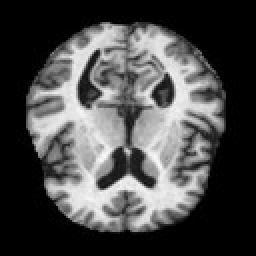
#> input picture alzheimerdataset/Very_Mild_Demented/verymild_1006.jpg, 128 x 128 px (shown 2 times larger); its folder holds 4 pictures in this run
$ python mainTrainAD.PY
#> lines starting #> are read from the running program, lines starting #| are printed output that depends on the picture
import os
from glob import glob
import numpy as np
from PIL import Image
from sklearn.metrics import accuracy_score
from sklearn.model_selection import train_test_split
from sklearn.svm import SVC
from skimage.io import imread
from skimage.transform import resize
import joblib

# Alzheimer veri seti klasörlerinin yolları
very_mild = glob(r'/Users/tolgaozkaya/Downloads/IMR/alzheimerdataset/Very_Mild_Demented/*.jpg')
mild = glob(r'/Users/tolgaozkaya/Downloads/IMR/alzheimerdataset/Mild_Demented/*.jpg')
moderate = glob(r'/Users/tolgaozkaya/Downloads/IMR/alzheimerdataset/Moderate_Demented/*.jpg')

# Alzheimer olmayan veri seti klasörünün yolu
non = glob(r'/Users/tolgaozkaya/Downloads/IMR/alzheimerdataset/Non_Demented/*.jpg')

# Alzheimer veri seti için görüntüleri ve etiketleri yükleme
X = []
y = []

for img_path in very_mild:
    img = imread(img_path)
#> img is the input picture: shape (128, 128); min 0, max 251, mean 74.4
    img_resized = resize(img, (64, 64))  # Görüntüleri (64, 64) boyutuna yeniden boyutlandırma
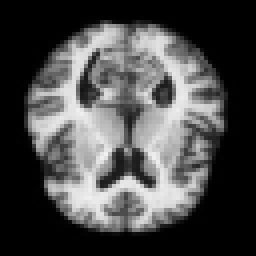
#> img_resized: shape (64, 64) float64 (shown 4 times larger); min 0, max 0.943, mean 0.292
    X.append(img_resized)
    y.append(0)
#> pass 2 of the loop `for img_path in very_mild:`:
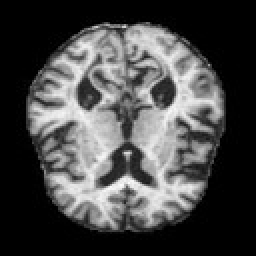
#> input picture alzheimerdataset/Very_Mild_Demented/verymild_1030.jpg, 128 x 128 px (shown 2 times larger)
#> img is the input picture: shape (128, 128); min 0, max 252, mean 72
#> `img_resized = resize(img, (64, 64))`:
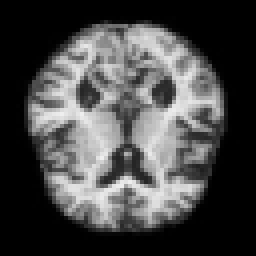
#> img_resized: shape (64, 64) float64 (shown 4 times larger); min 0, max 0.935, mean 0.282
#> pass 3 of the loop `for img_path in very_mild:`:
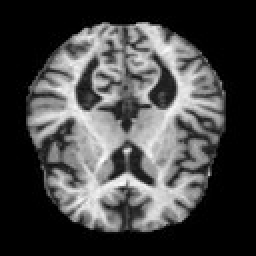
#> input picture alzheimerdataset/Very_Mild_Demented/verymild_1031.jpg, 128 x 128 px (shown 2 times larger)
#> img is the input picture: shape (128, 128); min 0, max 252, mean 69.6
#> `img_resized = resize(img, (64, 64))`:
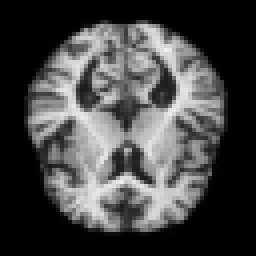
#> img_resized: shape (64, 64) float64 (shown 4 times larger); min 0, max 0.947, mean 0.273
#> the loop made 4 passes; the first 3 are shown

for img_path in mild:
    img = imread(img_path)
    img_resized = resize(img, (64, 64))
    X.append(img_resized)
    y.append(1)

for img_path in moderate:
    img = imread(img_path)
    img_resized = resize(img, (64, 64))
    X.append(img_resized)
    y.append(2)

# Alzheimer olmayan veri seti için görüntüleri ve etiketleri yükleme
for img_path in non:
    img = imread(img_path)
    img_resized = resize(img, (64, 64))
    X.append(img_resized)
    y.append(3)

# Veriyi eğitim ve test setlerine bölmek
X_train, X_test, y_train, y_test = train_test_split(X, y, test_size=0.2, random_state=42)

# Veriyi Numpy dizilerine dönüştürme
X_train = np.array(X_train)
X_test = np.array(X_test)
y_train = np.array(y_train)
y_test = np.array(y_test)

# Veriyi SVM giriş gereksinimlerine uyacak şekilde yeniden şekillendirme
X_train = X_train.reshape(X_train.shape[0], -1)
X_test = X_test.reshape(X_test.shape[0], -1)

# Doğrusal çekirdekli SVM ile eğitim
svm = SVC(kernel='linear', C=1, random_state=42)
#> (the run stopped early here; a loop or call above may not have finished)
